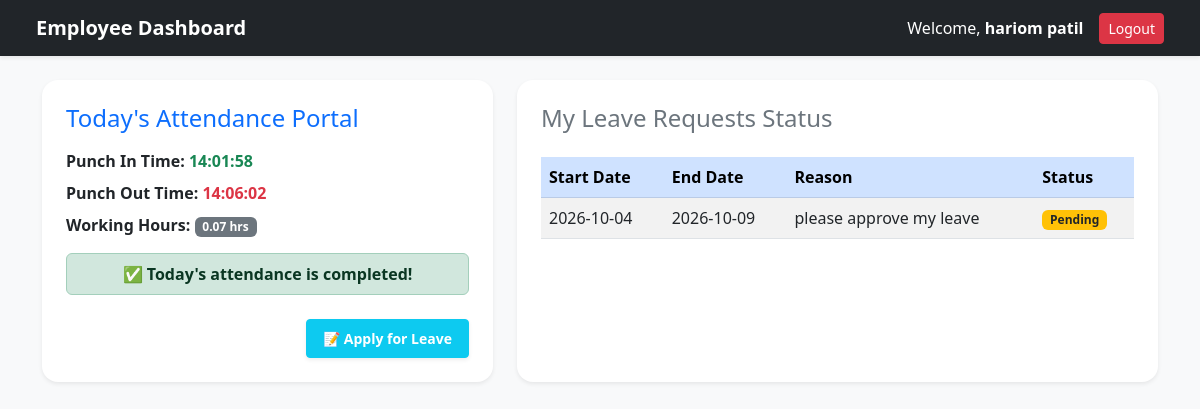
/employee_dashboard (signed in), run on the app's committed database.
### app.py (models this page shows)
class Attendance(db.Model):
    id = db.Column(db.Integer, primary_key=True)
    employee_id = db.Column(db.Integer, db.ForeignKey('employee.id'), nullable=False)
    date = db.Column(db.String(20), nullable=False)
    in_time = db.Column(db.String(20), nullable=True)
    out_time = db.Column(db.String(20), nullable=True)
    working_hours = db.Column(db.Float, nullable=True, default=0.0)
    status = db.Column(db.String(20), nullable=False, default='Present')

class Leave(db.Model):
    id = db.Column(db.Integer, primary_key=True)
    employee_id = db.Column(db.Integer, db.ForeignKey('employee.id'), nullable=False)
    start_date = db.Column(db.String(20), nullable=False)
    end_date = db.Column(db.String(20), nullable=False)
    reason = db.Column(db.String(250), nullable=False)
    status = db.Column(db.String(20), nullable=False, default='Pending')

### app.py (the view)
@app.route('/employee_dashboard')
def employee_dashboard():
    if 'user_id' not in session or session.get('role') != 'Employee':
        return "Access Denied! <a href='/'>Login Here</a>"
    emp_id = session['user_id']
    today_date = datetime.now().strftime('%Y-%m-%d')
    today_attendance = Attendance.query.filter_by(employee_id=emp_id, date=today_date).first()
    emp_leaves = Leave.query.filter_by(employee_id=emp_id).all()
    return render_template('employee_dashboard.html', attendance=today_attendance, leaves=emp_leaves)

### templates/employee_dashboard.html (shortened to what this page needs)
<!DOCTYPE html>
<html lang="en">
<head>
    <link href="https://cdn.jsdelivr.net/npm/bootstrap@5.3.0/dist/css/bootstrap.min.css" rel="stylesheet">
</head>
<body class="bg-light">
    <nav class="navbar navbar-expand-lg navbar-dark bg-dark px-4 shadow-sm">
        <div class="container-fluid">
            <a class="navbar-brand fw-bold" href="#">Employee Dashboard</a>
            <div class="d-flex align-items-center">
                <span class="text-white me-3">Welcome, <b>{{ session['user_name'] }}</b></span>
                <a href="/logout" class="btn btn-danger btn-sm">Logout</a>
            </div>
        </div>
    </nav>
    <div class="container mt-4">
        <div class="row">
            <div class="col-md-5 mb-4">
                <div class="card shadow-sm border-0 p-4 rounded-4 h-100">
                    <h4 class="mb-3 text-primary">Today's Attendance Portal</h4>
                    {% if attendance %}
                        <p class="mb-2"><b>Punch In Time:</b> <span class="text-success fw-bold">{{ attendance.in_time }}</span></p>
                        <p class="mb-2"><b>Punch Out Time:</b> <span class="text-danger fw-bold">{{ attendance.out_time if attendance.out_time else 'Not Punched Out Yet' }}</span></p>
                        <p class="mb-3"><b>Working Hours:</b> <span class="badge bg-secondary">{{ attendance.working_hours }} hrs</span></p>
                        {% if not attendance.out_time %}
                            <form action="/punch_out" method="POST">
                                <button type="submit" class="btn btn-danger w-100 py-2 fw-bold shadow-sm">Punch Out</button>
                            </form>
                        {% else %}
                            <div class="alert alert-success text-center py-2 mb-0 fw-bold">✅ Today's attendance is completed!</div>
                        {% endif %}
                    {% else %}
                        <div class="alert alert-warning text-center py-2 mb-3">You have not punched in today yet.</div>
                        <form action="/punch_in" method="POST">
                            <button type="submit" class="btn btn-success w-100 py-2 fw-bold shadow-sm">Punch In</button>
                        </form>
                    {% endif %}
                    <div class="mt-4 text-end">
                        <a href="/apply_leave" class="btn btn-info text-white btn-sm fw-bold px-3 py-2 shadow-sm">📝 Apply for Leave</a>
                    </div>
                </div>
            </div>
            <div class="col-md-7 mb-4">
                <div class="card shadow-sm border-0 p-4 rounded-4 h-100">
                    <h4 class="mb-3 text-secondary">My Leave Requests Status</h4>
                    <div class="table-responsive">
                        <table class="table table-striped table-hover align-middle mt-2">
                            <thead class="table-primary">
                                <tr>
                                    <th>Start Date</th>
                                    <th>End Date</th>
                                    <th>Reason</th>
                                    <th>Status</th>
                                </tr>
                            </thead>
                            <tbody>
                                {% if leaves %}
                                    {% for leave in leaves %}
                                    <tr>
                                        <td>{{ leave.start_date }}</td>
                                        <td>{{ leave.end_date }}</td>
                                        <td>{{ leave.reason }}</td>
                                        <td>
                                            {% if leave.status == 'Pending' %}
                                                <span class="badge bg-warning text-dark">Pending</span>
                                            {% elif leave.status == 'Approved' %}
                                                <span class="badge bg-success">Approved</span>
                                            {% else %}
                                                <span class="badge bg-danger">Rejected</span>
                                            {% endif %}
                                        </td>
                                    </tr>
                                    {% endfor %}
                                {% else %}
                                <tr>
                                    <td colspan="4" class="text-center text-muted py-4">No leave applications found.</td>
                                </tr>
                                {% endif %}
                            </tbody>
                        </table>
                    </div>
                </div>
            </div>
        </div>
    </div>
</body>
</html>

### data on the page
Attendance: in_time "14:01:58", out_time "14:06:02", working_hours "0.07"
Leave: start_date "2026-10-04", end_date "2026-10-09", reason "please approve my leave", status "Pending"

### other printed values
{{ session['user_name'] }} "hariom patil"
